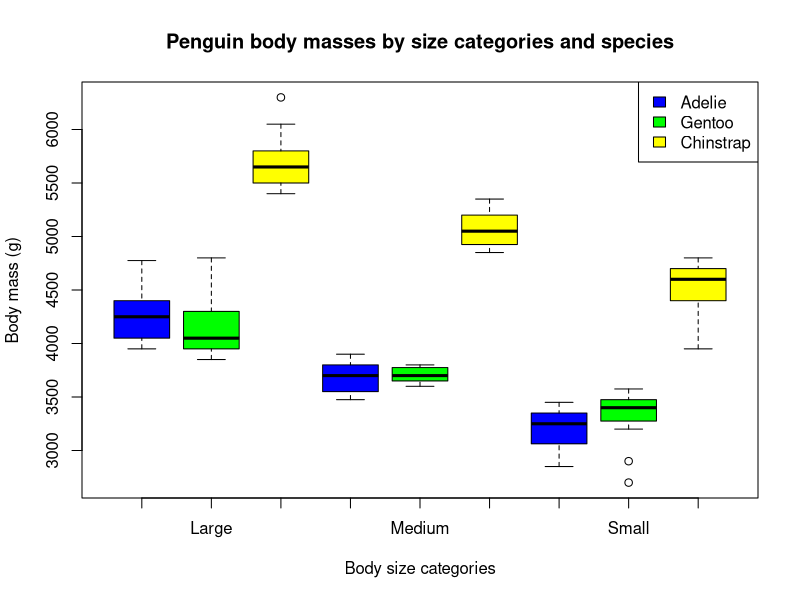
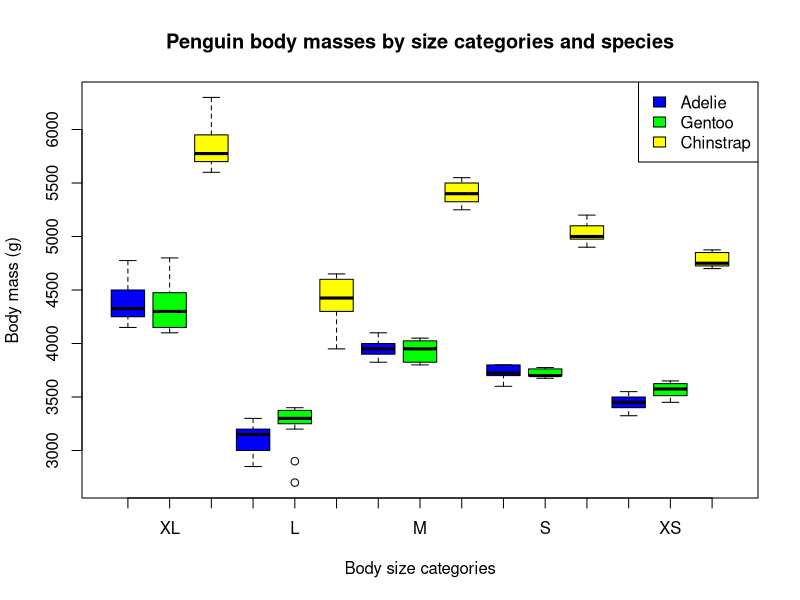

Source code (R) for these figures, in order:
# Quantitative Methods in Ecology and Evolution, Homework 4
# Nathan Lin 
# September 25, 2025
# Coding in R 2: functions

# This is a super cool one where I am making a function that takes in a dataframe 
  # and some relevant column names and I am automatically assigning groups based 
  # on the value of a continuous variable and where it lies in the overall distribution
# If I want to vectorize perhaps I can use between?? 
  # can do between(negative infinity, first breakpoint) and same with last and positive infinity


library(palmerpenguins)

# Question 1a - making the continuous to binary function
continuous_to_binary <- function(values, breakpoint, first_label, second_label) {
  # Takes a value or vector, a break point, and labels for each group
  # Values less than or equal to the break point will be part of the first group
  # Values higher than the break point will be part of the second group.
  which_group <- values <= breakpoint
  # The function ifelse works for binary data since I can just make it true/false
  # If I had more than 2 cases I would use if statements
  labels_subbed <- ifelse(which_group, first_label, second_label)
  return(labels_subbed)
}

# Question 1b - small and large penguins
# Just take a look at penguins dataset first, width=Inf prevents truncation
print(penguins, n=3, width=Inf)
# Let's see what the min and max and average are for body mass
print(c(range(penguins$body_mass_g, na.rm=TRUE), 
        mean(penguins$body_mass_g, na.rm=TRUE)))
# Add a new column to penguins based on body mass
penguins$body_mass_binary <- continuous_to_binary(penguins$body_mass_g, 4200, "small", "large")
# Did it work? looks like it
print(penguins$body_mass_binary)

# Question 2a - any number of break points
continuous_to_categorical <- function(values, breakpoints, category_labels) {
  # This assumes the breakpoints and label_categories vectors are ordered,
    # and that breakpoints is 1 element smaller than label_categories.
  # This is our storage vector
  converted_values <- character(length(values))
  # Go through each value (it would be nice if this was vectorizable)
  # Seq in R makes the range, range gives you the min and max
  for (value_number in seq(length(values))) {
    # NA will crash the function unless I do this
    if (is.na(values[value_number])) {
      converted_values[value_number] <- NA
      # Continues with the next thing in the loop
      next
    }
    # Otherwise, evaluate if it's less than or equal to each breakpoint at a time
    for (breakpoint_number in seq(length(breakpoints))) {
      # If value is less than breakpoint we assign label and stop looping
      if (values[value_number] <= breakpoints[breakpoint_number]) {
        # Assign the label, which is the corresponding index in label_categories EXCEPT for the last one
        converted_values[value_number] <- category_labels[breakpoint_number]
        # Stop the loop
        break
      }
    }
    # If the label wasn't assigned yet after we hit the last breakpoint it's the last label by default
    if (converted_values[value_number] == "") {
      # NEGATIVE INDEXING DROPS THE ELEMENT IN R IT DOES NOT ACCESS THE LAST
      converted_values[value_number] <- tail(category_labels, n=1)
    }
  }
  return(converted_values)
}

# Test omg it works!!!!
continuous_to_categorical(c(1:10), breakpoints=c(2, 4, 6, 8), category_labels=c("below 2", "below 4", "below 6", "below 8", "above 8"))
# Second test with NA things
continuous_to_categorical(c(2, NA, 3), breakpoints=c(2.5), category_labels=c("small", "large"))

# Question 2b - small, medium, and large penguins
# Look at a range again
range(penguins$body_mass_g, na.rm=TRUE)
# I'll make the cutoffs 3900 and 5100
penguins$body_mass_sml <- continuous_to_categorical(penguins$body_mass_g, c(3900, 5100), c("small", "medium", "large"))

# Question 3a - I'll do quantiles for 2 breakpoints aka small medium large
# First let's do Adelie
adelie_penguins <- subset(penguins, species == "Adelie")
quantile(adelie_penguins$body_mass_g, probs=seq(0, 1, 1/3), na.rm=TRUE)
  # Small (<= 3450), Medium (<= 3900), Large (above that)
# Then Gentoo 
gentoo_penguins <- subset(penguins, species == "Gentoo")
quantile(gentoo_penguins$body_mass_g, probs=seq(0, 1, 1/3), na.rm=TRUE)
  # Small (<= 4800), Medium (<= 5350), Large (above that)
# Finally Chinstrap
chinstrap_penguins <- subset(penguins, species == "Chinstrap")
quantile(chinstrap_penguins$body_mass_g, probs=seq(0, 1, 1/3), na.rm=TRUE)
  # Small (<= 3583), Medium (<= 3833), Large (above that)
# We could say for each species something like small penguins being less than or equal to the 50% quantile

# Question 3b - update our function to account for species differences
continuous_to_categorical_by_species <- function(dataframe, species_vector, species_specific_breakpoints, category_labels) {
  # This assumes the species and breakpoint species order match, 
    # and that the breakpoints and label_categories vectors are ordered,
    # and that each breakpoints vector is 1 element smaller than label_categories.
  # This also assumes our dataframe will have values and species in the "body_mass_g" and "species" columns
  # We'll store the results in a new column called body_mass_cat and return the updated dataframe
  
  # We will be subsetting the dataframe and will need to join them together after proccessing
  dataframes_storage <- list()
  # Iterate through the species first and foremost
  for (species_number in seq(length(species_vector))) {
    # First isolate the rows with the species in question ([rows, cols])
    relevant_entries <- dataframe[dataframe$species == species_vector[species_number],]
    # Get the breakpoints - R does not support vectors in vectors so species_specific_breakpoints must be a list
    species_breakpoints <- species_specific_breakpoints[[species_number]]
    # Make storage vector for our current species
    converted_values <- character(nrow(relevant_entries))
    # Iterate through each of the values for the current species
    relevant_values <- relevant_entries$body_mass_g
    for (value_number in seq(length(relevant_values))) {
      # Deal with NA again
      if (is.na(relevant_values[value_number])) {
        converted_values[value_number] <- NA
        # Continue with the loop
        next
      }
      # Otherwise evaluate if it's less than or equal to each breakpoint at a time
      for (breakpoint_number in seq(length(species_breakpoints))) {
        # If value is less than breakpoint we assign label and stop looping
        if (relevant_values[value_number] <= species_breakpoints[breakpoint_number]) {
          # Assign label 
          converted_values[value_number] <- category_labels[breakpoint_number]
          # Get out of the for loop
          break
        }
      }
      # If label wasn't assigned yet after we hit the last breakpoint it's the last label
      if (converted_values[value_number] == "") {
        # Assign as the last label
        converted_values[value_number] <- tail(category_labels, n=1)
      }
    }
    # Add the converted values to the relevant entries
    relevant_entries$body_mass_sml_by_species <- converted_values
    # Store the finished subset for later joining
    dataframes_storage[[species_number]] <- relevant_entries
  }
  # Join the subsetted dataframes back together
  updated_dataframe <- do.call(rbind, dataframes_storage)
  # End by returning the new dataframe
  return(updated_dataframe)
}

# Question 3c - apply this to penguins holy moly it actually works after like 20 tries
size_categories_by_species_penguins <- continuous_to_categorical_by_species(dataframe=penguins,
                                                                            species_vector=c("Adelie", "Gentoo", "Chinstrap"),
                                                                            species_specific_breakpoints=list(c(3450, 3900), c(4800, 5350), c(3583, 3833)),
                                                                            category_labels=c("small", "medium", "large"))


# Question 4 - make a box plot
continuous_to_categorical_by_species_boxplot <- function(dataframe, species_vector, species_specific_breakpoints, category_labels) {
  # This assumes the species and breakpoint species order match, 
  # and that the breakpoints and label_categories vectors are ordered,
  # and that each breakpoints vector is 1 element smaller than label_categories.
  # This also assumes our dataframe will have values and species in the "body_mass_g" and "species" columns
  # We'll store the results in a new column called body_mass_cat and return the updated dataframe
  
  # We will be subsetting the dataframe and will need to join them together after proccessing
  dataframes_storage <- list()
  # Iterate through the species first and foremost
  for (species_number in seq(length(species_vector))) {
    # First isolate the rows with the species in question ([rows, cols])
    relevant_entries <- dataframe[dataframe$species == species_vector[species_number],]
    # Get the breakpoints - R does not support vectors in vectors so species_specific_breakpoints must be a list
    species_breakpoints <- species_specific_breakpoints[[species_number]]
    # Make storage vector for our current species
    converted_values <- character(nrow(relevant_entries))
    # Iterate through each of the values for the current species
    relevant_values <- relevant_entries$body_mass_g
    for (value_number in seq(length(relevant_values))) {
      # Deal with NA again
      if (is.na(relevant_values[value_number])) {
        converted_values[value_number] <- NA
        # Continue with the loop
        next
      }
      # Otherwise evaluate if it's less than or equal to each breakpoint at a time
      for (breakpoint_number in seq(length(species_breakpoints))) {
        # If value is less than breakpoint we assign label and stop looping
        if (relevant_values[value_number] <= species_breakpoints[breakpoint_number]) {
          # Assign label 
          converted_values[value_number] <- category_labels[breakpoint_number]
          # Get out of the for loop
          break
        }
      }
      # If label wasn't assigned yet after we hit the last breakpoint it's the last label
      if (converted_values[value_number] == "") {
        # Assign as the last label
        converted_values[value_number] <- tail(category_labels, n=1)
      }
    }
    # Add the converted values to the relevant entries
    relevant_entries$body_mass_sml_by_species <- converted_values
    # Store the finished subset for later joining
    dataframes_storage[[species_number]] <- relevant_entries
  }
  # Join the subsetted dataframes back together
  updated_dataframe <- do.call(rbind, dataframes_storage)
  # End with making a boxplot
  boxplot(body_mass_g ~ species + body_mass_sml_by_species, 
          data=updated_dataframe, names=c("", "Large", "", "", "Medium", "", "", "Small", ""),
          col=c("blue", "green", "yellow"), main="Penguin body masses by size categories and species",
          cex.lab=1, cex.axis=1, xlab="Body size categories", ylab="Body mass (g)")
  legend("topright", fill=c("blue", "green", "yellow"), 
          legend=c("Adelie", "Gentoo", "Chinstrap"))
}

# Run it with penguins
size_categories_by_species_penguins <- continuous_to_categorical_by_species_boxplot(dataframe=penguins,
                                                                            species_vector=c("Adelie", "Gentoo", "Chinstrap"),
                                                                            species_specific_breakpoints=list(c(3450, 3900), c(4800, 5350), c(3583, 3833)),
                                                                            category_labels=c("small", "medium", "large"))

# Question 5 - the most hands-off version possible with no breakpoint specifications

# No breakpoints needed because we are automatically determining them inside
# Breakpoints determiner is where we have already-established groups with unique breakpoints 
  # Like penguin species (each species gets a set of breakpoints)
# Values to assign group by is the continuous variable
# We'll store the results in a new column called assigned_category and return the updated dataframe
ok_final_function <- function(dataframe, breakpoints_determiner_colname,
                              values_to_assign_group_by_colname, category_labels) {
  # First make the storage column
  dataframe$assigned_category <- ""
  # We will be subsetting the dataframe and will need to join them together after proccessing
  dataframes_storage <- list()
  # First we need to see how many breakpoints we will have
  how_many_breakpoints <- length(category_labels) - 1
  # We will start by establishing the breakpoints for each group
  # Turns out R takes the variable name after $ literally so we need to pull the column with [[]]  
  for (breakpoint_determiner in unique(dataframe[[breakpoints_determiner_colname]])) {
    # Take out the observations in the group to see the distribution
    relevant_values <- dataframe[(dataframe[[breakpoints_determiner_colname]] == breakpoint_determiner), values_to_assign_group_by_colname][[values_to_assign_group_by_colname]]
      # this works too: relevant_values <- subset(dataframe, breakpoints_determiner_colname == breakpoint_determiner)
    # Use quantile to determine our breakpoints (it looks messy but gets rid of the 0th and 100th quantile)
    # This is a double apparently
    breakpoints_for_this_group <- quantile(relevant_values, na.rm=TRUE,
                                           probs=seq(from=(1/(how_many_breakpoints + 1)), 
                                                      to=(how_many_breakpoints/(how_many_breakpoints + 1)), 
                                                      by=(1/(how_many_breakpoints + 1))))
    # Make storage vector for our current species
    converted_values <- character(length(relevant_values))
    # Iterate through each of the values for the current species
    for (value_number in seq(length(relevant_values))) {
      # Deal with NA values
      if (is.na(relevant_values[value_number])) {
        converted_values[value_number] <- NA
        # Continue with the loop
        next
      }
      # Otherwise evaluate if it's less than or equal to each breakpoint at a time
      for (breakpoint_number in seq(length(breakpoints_for_this_group))) {
        # If value is less than breakpoint we assign label and stop looping
        if (as.numeric(relevant_values[value_number]) <= breakpoints_for_this_group[breakpoint_number]) {
          # Assign label 
          converted_values[value_number] <- category_labels[breakpoint_number]
          # Get out of the for loop
          break
        }
      }
      # If label wasn't assigned yet after we hit the last breakpoint it's the last label
      if (converted_values[value_number] == "") {
        # Assign as the last label
        converted_values[value_number] <- tail(category_labels, n=1)
      }
    }
    # Add the converted values to the relevant entries
    dataframe[(dataframe[[breakpoints_determiner_colname]] == breakpoint_determiner), ]$assigned_category <- converted_values
  }
  return(dataframe)
}

# Testing with 5 categories
with_5_categories <- ok_final_function(penguins, "species", "body_mass_g", c("Extra Small", "Small", "Medium", "Large", "Extra Large"))
# Box plot for fun
boxplot(body_mass_g ~ species + assigned_category, 
        data=with_5_categories, names=c("", "XL", "", "", "L", "", "", "M", "", "", "S", "", "", "XS", ""),
        col=c("blue", "green", "yellow"), main="Penguin body masses by size categories and species",
        cex.lab=1, cex.axis=1, xlab="Body size categories", ylab="Body mass (g)")
legend("topright", fill=c("blue", "green", "yellow"), 
       legend=c("Adelie", "Gentoo", "Chinstrap"))
